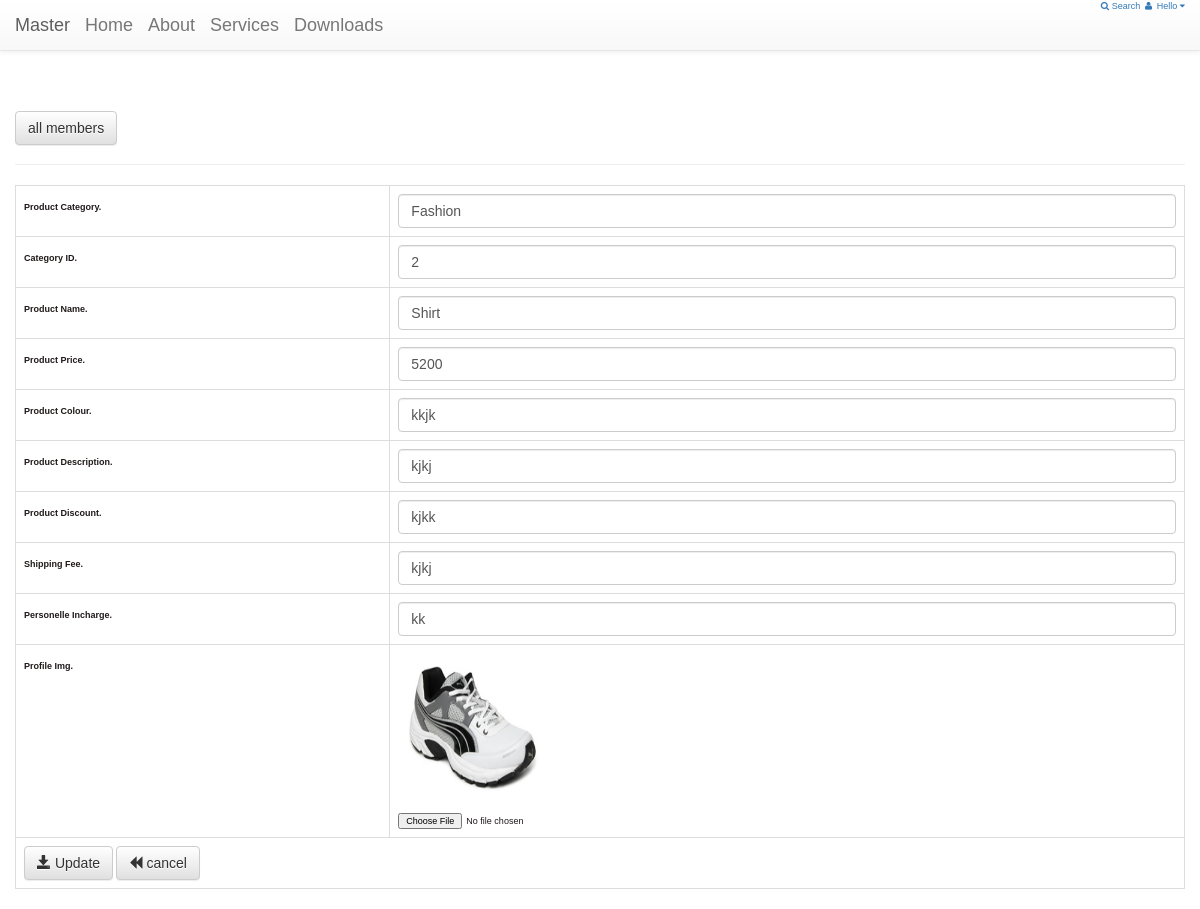
Page /editform.php?edit_id=27 on the committed database.
### tables this page shows
CREATE TABLE `category_products` (
  `id` int(11) NOT NULL,
  `pid` varchar(255) NOT NULL,
  `productCategory` varchar(255) NOT NULL,
  `productName` varchar(255) NOT NULL,
  `productPrice` varchar(255) NOT NULL,
  `productColour` varchar(255) NOT NULL,
  `productDescription` varchar(255) NOT NULL,
  `productDiscount` varchar(255) NOT NULL,
  `productFee` varchar(255) NOT NULL,
  `productImage` varchar(255) NOT NULL,
  `personelle` varchar(255) NOT NULL,
  `postDate` varchar(255) NOT NULL,
  `reservationNumber` varchar(255) NOT NULL DEFAULT '0'
);

### editform.php (the view, shortened to what this page needs)
<?php
	require_once 'dbconfig.php';
	if(isset($_GET['edit_id']) && !empty($_GET['edit_id']))
	{
		$id = $_GET['edit_id'];
		$stmt_edit = $DB_con->prepare('SELECT * FROM category_products WHERE id =:uid');
		$stmt_edit->execute(array(':uid'=>$id));
		$edit_row = $stmt_edit->fetch(PDO::FETCH_ASSOC);
	}
	else
	{
		header("Location: index.php");
	}
				?>
<!DOCTYPE html PUBLIC "-//W3C//DTD XHTML 1.0 Transitional//EN" "http://www.w3.org/TR/xhtml1/DTD/xhtml1-transitional.dtd">
<html xmlns="http://www.w3.org/1999/xhtml">
<head>
<link href="vendor/bootstrap/css/bootstrap.min.css" rel="stylesheet">
<link href="dist/css/sb-admin-2.css" rel="stylesheet">
<link href="vendor/font-awesome/css/font-awesome.min.css" rel="stylesheet" type="text/css">
<link rel="stylesheet" href="bootstrap/css/bootstrap.min.css">
<link rel="stylesheet" href="bootstrap/css/bootstrap-theme.min.css">
<link rel="stylesheet" href="style.css">
</head>
<body>
<nav class="navbar navbar-default navbar-static-top" role="navigation">
<div class="navbar-header">
                <a class="navbar-brand" href="index.php">Master</a>
            </div>
    <div class="container">
        <div class="navbar-header">
            <a class="navbar-brand" href="#" title='Palm'>Home</a>
            <a class="navbar-brand" href="#">About</a>
            <a class="navbar-brand" href="#">Services</a>
            <a class="navbar-brand" href="#">Downloads</a>
        </div>
            <ul class="nav navbar-top-links navbar-right">
           <a href="#" data-toggle="modal" data-target="#find"><span class="fa fa-search"></span> Search</a>
                <a class="dropdown get_tooltip" data-toggle="tooltip" data-placement="bottom" title="logout">
                    <a class="dropdown-toggle" data-toggle="dropdown" href="#">
                        <i class="fa fa-user fa-fw"></i> Hello  <i class="fa fa-caret-down"></i>
                    </a>
                </a>
            </ul>
    </div>
</nav>
<div class="container">
 <div class="row" style="background-color: cream">
	<div class="page-header">
    	<h1 class="h2"> <a class="btn btn-default" href="index.php"> all members </a></h1>
    </div>
<form method="post" enctype="multipart/form-data" class="form-horizontal">
	<table class="table table-bordered table-responsive">
    <tr>
    	<td><label class="control-label">Product Category.</label></td>
        <td><input class="form-control" type="text" value="<?php echo $edit_row['productCategory'] ?>" name="category" placeholder="Product Category" /></td>
    </tr>
    <tr>
      <td><label class="control-label">Category ID.</label></td>
        <td><input class="form-control" type="text" value="<?php echo $edit_row['pid'] ?>" name="pid" placeholder="Product ID" /></td>
    </tr>
    <tr>
    	<td><label class="control-label">Product Name.</label></td>
        <td><input class="form-control" type="text" value="<?php echo $edit_row['productName'] ?>" name="pname" placeholder="Product Name" /></td>
    </tr>
    <tr>
    	<td><label class="control-label">Product Price.</label></td>
        <td><input class="form-control" value="<?php echo $edit_row['productPrice'] ?>" type="text" name="pprice" placeholder="Product Price" /></td>
    </tr>
    <tr>
    	<td><label class="control-label">Product Colour.</label></td>
        <td><input class="form-control" value="<?php echo $edit_row['productColour'] ?>" type="text" name="pcolor" placeholder="Product Description" /></td>
    </tr>
    <tr>
    	<td><label class="control-label">Product Description.</label></td>
        <td><input class="form-control" type="text" value="<?php echo $edit_row['productDescription'] ?>" name="pdescription" placeholder="Product Description" /></td>
    </tr>
    <tr>
    	<td><label class="control-label">Product Discount.</label></td>
        <td><input class="form-control" value="<?php echo $edit_row['productDiscount'] ?>" type="text" name="pdiscount" placeholder="Product Discount" /></td>
    </tr>
    <tr>
    	<td><label class="control-label">Shipping Fee.</label></td>
        <td><input class="form-control" value="<?php echo $edit_row['productFee'] ?>" type="text" name="pfee" placeholder="Product Shiping Fee" /></td>
    </tr>
    <tr>
    	<td><label class="control-label">Personelle Incharge.</label></td>
        <td><input class="form-control" value="<?php echo $edit_row['personelle'] ?>" type="text" name="ppersonnele" placeholder="Product Help Personnele" /></td>
    </tr>
   <tr>
    	<td><label class="control-label">Profile Img.</label></td>
        <td>
        	<p><img src="upload/<?php echo $edit_row['productImage']; ?>" height="150" width="150" /></p>
        	<input class="input-group" type="file" name="file" accept="image/*" />
        </td>
    </tr>
    <tr>
        <td colspan="2"><button type="submit" name="btn_save_updates" class="btn btn-default">
        <span class="glyphicon glyphicon-save"></span> Update
        </button>
        <a class="btn btn-default" href="index.php"> <span class="glyphicon glyphicon-backward"></span> cancel </a>
        </td>
    </tr>
    </table>
</form>
</div>
</div>
</body>
</html>

### style.css (style rules this page uses)
body { font-family: Arial; color: #211a1a; font-size: 0.9em; }

### rows in the picture
category_products: category "Fashion", pid "2", pname "Shirt", pprice "5200", pcolor "kkjk", pdescription "kjkj", pdiscount "kjkk", pfee "kjkj", ppersonnele "kk", productImage (picture)
